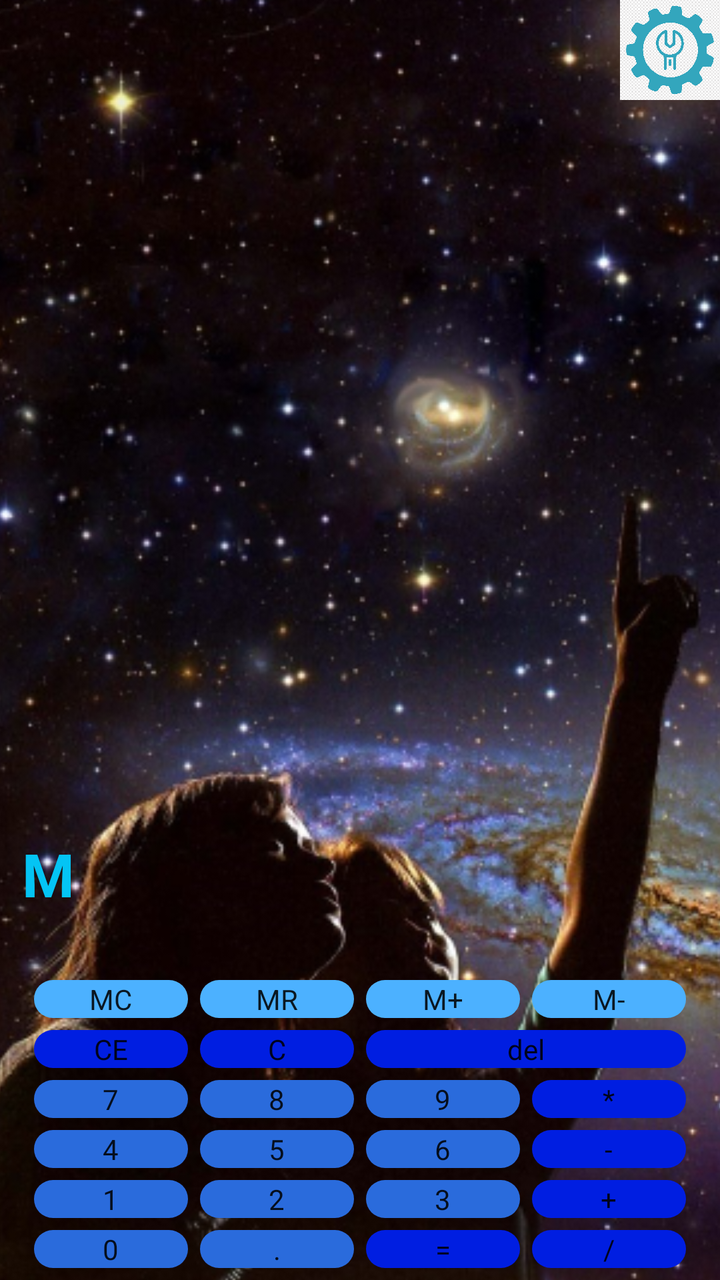
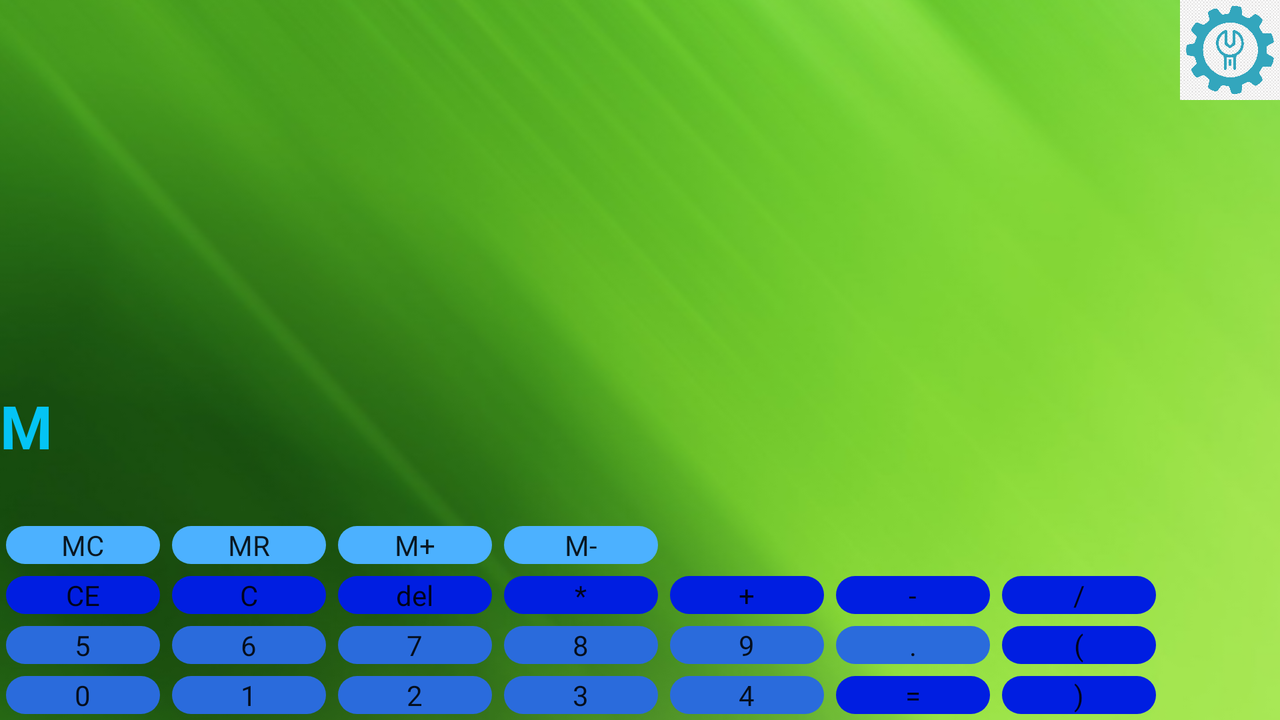

One screen, two layout resources from the same app: the default and the repository's alternative for another configuration. Each is rendered where Android would select it; the XML of both is given below.
<!-- AndroidManifest.xml: application theme Theme.Calculator -->
<!-- res/layout/activity_main.xml -->
<?xml version="1.0" encoding="utf-8"?>
<FrameLayout xmlns:android="http://schemas.android.com/apk/res/android"
    xmlns:app="http://schemas.android.com/apk/res-auto"
    android:layout_width="match_parent"
    android:layout_height="match_parent">

    <ImageView
        android:layout_width="match_parent"
        android:layout_height="match_parent"
        android:scaleX="2"
        android:scaleY="2"
        app:srcCompat="@drawable/ic_scale_1200">
    </ImageView>

    <include
        layout="@layout/calc_layout"
        android:layout_width="wrap_content"
        android:layout_height="wrap_content"
        android:layout_gravity="bottom|center"/>

    <ImageView
        android:id="@+id/btnSetting"
        style="@style/btnSettings"></ImageView>

</FrameLayout>
<!-- res/layout/calc_layout.xml (included above) -->
<?xml version="1.0" encoding="utf-8"?>
<LinearLayout xmlns:android="http://schemas.android.com/apk/res/android"
    android:layout_width="wrap_content"
    android:layout_height="wrap_content"
    android:layout_gravity="center"
    android:orientation="vertical"
    android:theme="@style/buttonStyle">

    <TextView
        android:id="@+id/textMemory"
        style="@style/textMemory"></TextView>

    <TextView
        android:id="@+id/expressionString"
        style="@style/textExpressionString"></TextView>

    <GridLayout
        android:layout_width="wrap_content"
        android:layout_height="wrap_content"
        android:columnCount="4"
        style="@style/btnsCalc">

        <com.google.android.material.button.MaterialButton
            android:id="@+id/key_MC"
            style="@style/memoryBtn"
            android:text="@string/MC" />

        <com.google.android.material.button.MaterialButton
            android:id="@+id/key_MR"
            style="@style/memoryBtn"
            android:text="@string/MR" />

        <com.google.android.material.button.MaterialButton
            android:id="@+id/key_MAsc"
            style="@style/memoryBtn"
            android:text="@string/MAsc" />

        <com.google.android.material.button.MaterialButton
            android:id="@+id/key_MDesc"
            style="@style/memoryBtn"
            android:text="@string/MDesc" />

        <com.google.android.material.button.MaterialButton
            android:id="@+id/key_CE"
            style="@style/functionBtn"
            android:text="@string/key_CE" />

        <com.google.android.material.button.MaterialButton
            android:id="@+id/key_C"
            style="@style/functionBtn"
            android:text="@string/key_C" />

        <com.google.android.material.button.MaterialButton
            android:id="@+id/key_delete"
            style="@style/functionBtn"
            android:layout_columnSpan="2"
            android:layout_gravity="fill_horizontal"
            android:text="@string/key_delete" />

        <com.google.android.material.button.MaterialButton
            android:id="@+id/key_7"
            style="@style/numbersBtn"
            android:text="@string/key_7" />

        <com.google.android.material.button.MaterialButton
            android:id="@+id/key_8"
            style="@style/numbersBtn"
            android:text="@string/key_8" />

        <com.google.android.material.button.MaterialButton
            android:id="@+id/key_9"
            style="@style/numbersBtn"
            android:text="@string/key_9" />

        <com.google.android.material.button.MaterialButton
            android:id="@+id/key_multiplication"
            style="@style/functionBtn"
            android:text="@string/key_multiplication" />

        <com.google.android.material.button.MaterialButton
            android:id="@+id/key_4"
            style="@style/numbersBtn"
            android:text="@string/key_4" />

        <com.google.android.material.button.MaterialButton
            android:id="@+id/key_5"
            style="@style/numbersBtn"
            android:text="@string/key_5" />

        <com.google.android.material.button.MaterialButton
            android:id="@+id/key_6"
            style="@style/numbersBtn"
            android:text="@string/key_6" />

        <com.google.android.material.button.MaterialButton
            android:id="@+id/key_subtraction"
            style="@style/functionBtn"
            android:text="@string/key_subtraction" />

        <com.google.android.material.button.MaterialButton
            android:id="@+id/key_1"
            style="@style/numbersBtn"
            android:text="@string/key_1" />

        <com.google.android.material.button.MaterialButton
            android:id="@+id/key_2"
            style="@style/numbersBtn"
            android:text="@string/key_2" />

        <com.google.android.material.button.MaterialButton
            android:id="@+id/key_3"
            style="@style/numbersBtn"
            android:text="@string/key_3" />

        <com.google.android.material.button.MaterialButton
            android:id="@+id/key_addition"
            style="@style/functionBtn"
            android:text="@string/key_addition" />

        <com.google.android.material.button.MaterialButton
            android:id="@+id/key_0"
            style="@style/numbersBtn"
            android:text="@string/key_0" />

        <com.google.android.material.button.MaterialButton
            android:id="@+id/key_dot"
            style="@style/numbersBtn"
            android:text="@string/key_dot" />

        <com.google.android.material.button.MaterialButton
            android:id="@+id/key_equally"
            style="@style/functionBtn"
            android:text="@string/key_equally" />

        <com.google.android.material.button.MaterialButton
            android:id="@+id/key_division"
            style="@style/functionBtn"
            android:text="@string/key_division" />

    </GridLayout>

</LinearLayout>
<!-- resources referenced by this layout -->
<resources>
  <string name="MAsc">M+</string>
  <string name="MC">MC</string>
  <string name="MDesc">M-</string>
  <string name="MR">MR</string>
  <string name="key_0">0</string>
  <string name="key_1">1</string>
  <string name="key_2">2</string>
  <string name="key_3">3</string>
  <string name="key_4">4</string>
  <string name="key_5">5</string>
  <string name="key_6">6</string>
  <string name="key_7">7</string>
  <string name="key_8">8</string>
  <string name="key_9">9</string>
  <string name="key_C">C</string>
  <string name="key_CE">CE</string>
  <string name="key_addition">+</string>
  <string name="key_delete">del</string>
  <string name="key_division">/</string>
  <string name="key_dot">.</string>
  <string name="key_equally">=</string>
  <string name="key_multiplication">*</string>
  <string name="key_subtraction">-</string>
  <style name="btnSettings">
          <item name="android:layout_width">@dimen/settingsImgWidth</item>
          <item name="android:layout_height">@dimen/setiingsImgHeight</item>
          <item name="srcCompat">@drawable/settings</item>
          <item name="android:layout_gravity">top|end</item>
      </style>
  <style name="btnsCalc">
          <item name="android:layout_width">@dimen/btn_width</item>
          <item name="android:layout_height">wrap_content</item>
          <item name="backgroundTint">@color/btnsCalc</item>
          <item name="android:layout_margin">@dimen/btn_layout_margin</item>
          <item name="cornerRadius">@dimen/cornerRadius</item>
          <item name="android:textAlignment">center</item>
      </style>
  <style name="buttonStyle">
          <item name="android:layout_width">@dimen/btn_width</item>
          <item name="android:layout_height">wrap_content</item>
          <item name="materialButtonStyle">@style/btnsCalc</item>
      </style>
  <style name="functionBtn" parent="memoryBtn">
          <item name="backgroundTint">@color/btn_functions</item>
      </style>
  <style name="memoryBtn" parent="btnsCalc">
          <item name="backgroundTint">@color/btn_memory</item>
      </style>
  <style name="numbersBtn" parent="memoryBtn">
          <item name="backgroundTint">@color/btn_numbers</item>
      </style>
  <style name="textExpressionString" parent="textMemory">
          <item name="android:textSize">@dimen/sizeExprString</item>
          <item name="android:gravity">center</item>
          <item name="android:textColor">@color/colorTextView</item>
          <item name="android:text">""</item>
      </style>
  <style name="textMemory">
          <item name="android:layout_width">match_parent</item>
          <item name="android:layout_height">match_parent</item>
          <item name="android:textStyle">bold</item>
          <item name="android:textSize">@dimen/sizeMemoryString</item>
          <item name="android:gravity">start</item>
          <item name="android:textColor">@color/colorTextView</item>
          <item name="android:text">"M"</item>
      </style>
  <dimen name="settingsImgWidth">50dp</dimen>
  <dimen name="setiingsImgHeight">50dp</dimen>
  <dimen name="btn_width">77dp</dimen>
  <color name="btnsCalc">#FF9800</color>
  <dimen name="btn_layout_margin">3dp</dimen>
  <dimen name="cornerRadius">23dp</dimen>
  <color name="btn_functions">#001EE1</color>
  <color name="btn_memory">#4CB1FF</color>
  <color name="btn_numbers">#2A6BDC</color>
  <dimen name="sizeExprString">20sp</dimen>
  <color name="colorTextView">#04C4F4</color>
  <dimen name="sizeMemoryString">30sp</dimen>
  <color name="purple_500">#FF6200EE</color>
  <color name="purple_700">#FF3700B3</color>
  <color name="white">#FFFFFFFF</color>
  <color name="teal_200">#FF03DAC5</color>
  <color name="teal_700">#FF018786</color>
  <color name="black">#FF000000</color>
  <!-- some entries are left out for length -->
</resources>
<!-- res/layout-land/activity_main.xml (the repository's variant of the layout above) -->
<!-- drawn on the phone turned sideways -->
<?xml version="1.0" encoding="utf-8"?>
<FrameLayout xmlns:android="http://schemas.android.com/apk/res/android"
    xmlns:app="http://schemas.android.com/apk/res-auto"
    android:layout_width="match_parent"
    android:layout_height="match_parent">

    <ImageView
        android:layout_width="match_parent"
        android:layout_height="match_parent"
        android:scaleX="3"
        android:scaleY="2"
        app:srcCompat="@drawable/calcbackground"></ImageView>

    <LinearLayout
        android:layout_width="wrap_content"
        android:layout_height="wrap_content"
        android:layout_gravity="bottom|start"
        android:orientation="vertical">

        <LinearLayout
            android:layout_width="wrap_content"
            android:layout_height="wrap_content">

            <com.google.android.material.button.MaterialButton
                android:id="@+id/key_Theme1"
                style="@style/ThemesBtn"
                android:text="@string/Theme1">
            </com.google.android.material.button.MaterialButton>

            <com.google.android.material.button.MaterialButton
                android:id="@+id/key_Theme2"
                style="@style/ThemesBtn"
                android:text="@string/Theme2">
            </com.google.android.material.button.MaterialButton>

        </LinearLayout>

        <TextView
            android:id="@+id/textMemory"
            style="@style/textMemory">

        </TextView>

        <TextView
            android:id="@+id/expressionString"
            style="@style/textExpressionString">
        </TextView>

        <GridLayout
            android:layout_width="wrap_content"
            android:layout_height="wrap_content"
            android:columnCount="4">

            <com.google.android.material.button.MaterialButton
                android:id="@+id/key_MC"
                android:text="@string/MC"
                style="@style/memoryBtn" />

            <com.google.android.material.button.MaterialButton
                android:id="@+id/key_MR"
                android:text="@string/MR"
                style="@style/memoryBtn"/>

            <com.google.android.material.button.MaterialButton
                android:id="@+id/key_MAsc"
                android:text="@string/MAsc"
                style="@style/memoryBtn"/>

            <com.google.android.material.button.MaterialButton
                android:id="@+id/key_MDesc"
                android:text="@string/MDesc"
                style="@style/memoryBtn"/>

        </GridLayout>

        <GridLayout
            android:layout_width="wrap_content"
            android:layout_height="wrap_content"
            android:columnCount="7">

            <com.google.android.material.button.MaterialButton
                android:id="@+id/key_CE"
                android:text="@string/key_CE"
                style="@style/functionBtn"/>

            <com.google.android.material.button.MaterialButton
                android:id="@+id/key_C"
                android:text="@string/key_C"
                style="@style/functionBtn"/>

            <com.google.android.material.button.MaterialButton
                android:id="@+id/key_delete"
                android:text="@string/key_delete"
                style="@style/functionBtn"/>

            <com.google.android.material.button.MaterialButton
                android:id="@+id/key_multiplication"
                android:text="@string/key_multiplication"
                style="@style/functionBtn"/>

            <com.google.android.material.button.MaterialButton
                android:id="@+id/key_addition"
                android:text="@string/key_addition"
                style="@style/functionBtn"/>

            <com.google.android.material.button.MaterialButton
                android:id="@+id/key_subtraction"
                android:text="@string/key_subtraction"
                style="@style/functionBtn"/>

            <com.google.android.material.button.MaterialButton
                android:id="@+id/key_division"
                android:text="@string/key_division"
                style="@style/functionBtn"/>

            <com.google.android.material.button.MaterialButton
                android:id="@+id/key_5"
                android:text="@string/key_5"
                style="@style/numbersBtn"/>

            <com.google.android.material.button.MaterialButton
                android:id="@+id/key_6"
                android:text="@string/key_6"
                style="@style/numbersBtn"/>

            <com.google.android.material.button.MaterialButton
                android:id="@+id/key_7"
                android:text="@string/key_7"
                style="@style/numbersBtn"/>

            <com.google.android.material.button.MaterialButton
                android:id="@+id/key_8"
                android:text="@string/key_8"
                style="@style/numbersBtn"/>

            <com.google.android.material.button.MaterialButton
                android:id="@+id/key_9"
                android:text="@string/key_9"
                style="@style/numbersBtn"/>

            <com.google.android.material.button.MaterialButton
                android:id="@+id/key_dot"
                android:text="@string/key_dot"
                style="@style/numbersBtn"/>

            <com.google.android.material.button.MaterialButton
                android:id="@+id/key_bracketStart"
                android:text="@string/key_bracketStart"
                style="@style/functionBtn"/>

            <com.google.android.material.button.MaterialButton
                android:id="@+id/key_0"
                android:text="@string/key_0"
                style="@style/numbersBtn"/>

            <com.google.android.material.button.MaterialButton
                android:id="@+id/key_1"
                android:text="@string/key_1"
                style="@style/numbersBtn"/>

            <com.google.android.material.button.MaterialButton
                android:id="@+id/key_2"
                android:text="@string/key_2"
                style="@style/numbersBtn"/>

            <com.google.android.material.button.MaterialButton
                android:id="@+id/key_3"
                android:text="@string/key_3"
                style="@style/numbersBtn"/>

            <com.google.android.material.button.MaterialButton
                android:id="@+id/key_4"
                android:text="@string/key_4"
                style="@style/numbersBtn"/>

            <com.google.android.material.button.MaterialButton
                android:id="@+id/key_equally"
                android:text="@string/key_equally"
                style="@style/functionBtn"/>

            <com.google.android.material.button.MaterialButton
                android:id="@+id/key_bracketEnd"
                android:text="@string/key_bracketEnd"
                style="@style/functionBtn"/>

        </GridLayout>

    </LinearLayout>

    <ImageView
        android:id="@+id/btnSetting"
        style="@style/btnSettings"></ImageView>
</FrameLayout>
<!-- resources referenced by the variant -->
<!-- as the phone turned sideways resolves them -->
<resources>
  <string name="MAsc">M+</string>
  <string name="MC">MC</string>
  <string name="MDesc">M-</string>
  <string name="MR">MR</string>
  <string name="Theme1">Тема 1</string>
  <string name="Theme2">Тема 2</string>
  <string name="key_0">0</string>
  <string name="key_1">1</string>
  <string name="key_2">2</string>
  <string name="key_3">3</string>
  <string name="key_4">4</string>
  <string name="key_5">5</string>
  <string name="key_6">6</string>
  <string name="key_7">7</string>
  <string name="key_8">8</string>
  <string name="key_9">9</string>
  <string name="key_C">C</string>
  <string name="key_CE">CE</string>
  <string name="key_addition">+</string>
  <string name="key_bracketEnd">)</string>
  <string name="key_bracketStart">(</string>
  <string name="key_delete">del</string>
  <string name="key_division">/</string>
  <string name="key_dot">.</string>
  <string name="key_equally">=</string>
  <string name="key_multiplication">*</string>
  <string name="key_subtraction">-</string>
  <style name="ThemesBtn">
          <item name="backgroundTint">@color/colorThemesBtn</item>
      </style>
  <style name="btnSettings">
          <item name="android:layout_width">@dimen/settingsImgWidth</item>
          <item name="android:layout_height">@dimen/setiingsImgHeight</item>
          <item name="srcCompat">@drawable/settings</item>
          <item name="android:layout_gravity">top|end</item>
      </style>
  <style name="functionBtn" parent="memoryBtn">
          <item name="backgroundTint">@color/btn_functions</item>
      </style>
  <style name="memoryBtn" parent="btnsCalc">
          <item name="backgroundTint">@color/btn_memory</item>
      </style>
  <style name="numbersBtn" parent="memoryBtn">
          <item name="backgroundTint">@color/btn_numbers</item>
      </style>
  <style name="textExpressionString" parent="textMemory">
          <item name="android:textSize">@dimen/sizeExprString</item>
          <item name="android:gravity">center</item>
          <item name="android:textColor">@color/colorTextView</item>
          <item name="android:text">""</item>
      </style>
  <style name="textMemory">
          <item name="android:layout_width">match_parent</item>
          <item name="android:layout_height">match_parent</item>
          <item name="android:textStyle">bold</item>
          <item name="android:textSize">@dimen/sizeMemoryString</item>
          <item name="android:gravity">start</item>
          <item name="android:textColor">@color/colorTextView</item>
          <item name="android:text">"M"</item>
      </style>
  <color name="colorThemesBtn">#FF5722</color>
  <dimen name="settingsImgWidth">50dp</dimen>
  <dimen name="setiingsImgHeight">50dp</dimen>
  <color name="btn_functions">#001EE1</color>
  <style name="btnsCalc">
          <item name="android:layout_width">@dimen/btn_width</item>
          <item name="android:layout_height">wrap_content</item>
          <item name="backgroundTint">@color/btnsCalc</item>
          <item name="android:layout_margin">@dimen/btn_layout_margin</item>
          <item name="cornerRadius">@dimen/cornerRadius</item>
          <item name="android:textAlignment">center</item>
      </style>
  <color name="btn_memory">#4CB1FF</color>
  <color name="btn_numbers">#2A6BDC</color>
  <dimen name="sizeExprString">20sp</dimen>
  <color name="colorTextView">#04C4F4</color>
  <dimen name="sizeMemoryString">30sp</dimen>
  <color name="purple_500">#FF6200EE</color>
  <color name="purple_700">#FF3700B3</color>
  <color name="white">#FFFFFFFF</color>
  <color name="teal_200">#FF03DAC5</color>
  <color name="teal_700">#FF018786</color>
  <color name="black">#FF000000</color>
  <dimen name="btn_width">77dp</dimen>
  <color name="btnsCalc">#FF9800</color>
  <dimen name="btn_layout_margin">3dp</dimen>
  <dimen name="cornerRadius">23dp</dimen>
  <!-- some entries are left out for length -->
</resources>
